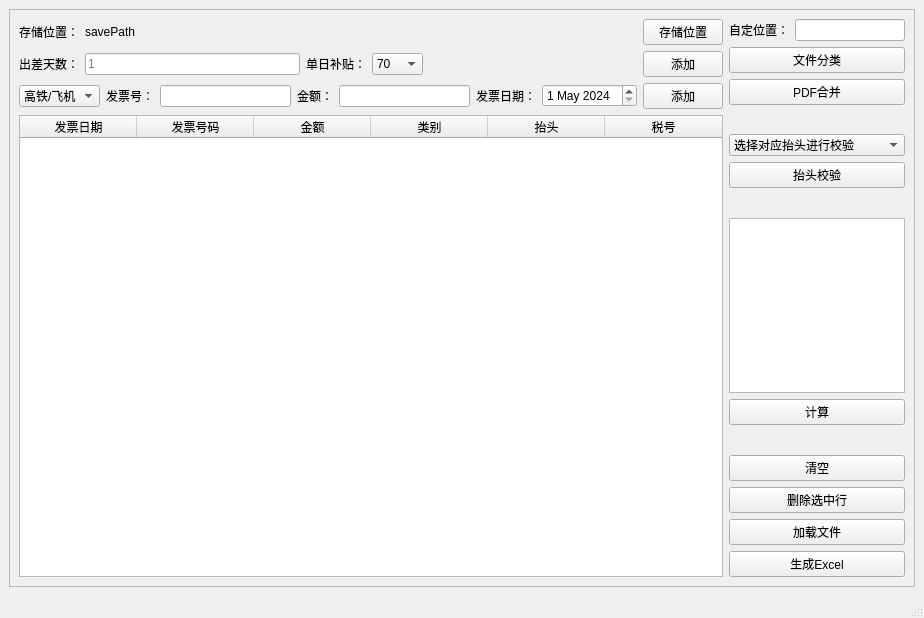
<?xml version="1.0" encoding="UTF-8"?>
<ui version="4.0">
 <class>MainWindow</class>
 <widget class="QMainWindow" name="MainWindow">
  <property name="geometry">
   <rect>
    <x>0</x>
    <y>0</y>
    <width>924</width>
    <height>618</height>
   </rect>
  </property>
  <property name="windowTitle">
   <string>差旅费记录</string>
  </property>
  <property name="toolButtonStyle">
   <enum>Qt::ToolButtonIconOnly</enum>
  </property>
  <widget class="QWidget" name="centralwidget">
   <layout class="QHBoxLayout" name="horizontalLayout_4">
    <item>
     <widget class="QFrame" name="frame">
      <property name="styleSheet">
       <string notr="true"/>
      </property>
      <property name="frameShape">
       <enum>QFrame::StyledPanel</enum>
      </property>
      <property name="frameShadow">
       <enum>QFrame::Raised</enum>
      </property>
      <layout class="QHBoxLayout" name="horizontalLayout_5" stretch="8,2">
       <item>
        <layout class="QVBoxLayout" name="verticalLayout_2">
         <item>
          <layout class="QHBoxLayout" name="horizontalLayout_2">
           <item>
            <widget class="QLabel" name="label_6">
             <property name="text">
              <string>存储位置：</string>
             </property>
            </widget>
           </item>
           <item>
            <widget class="QLabel" name="savePath">
             <property name="text">
              <string>savePath</string>
             </property>
            </widget>
           </item>
           <item>
            <spacer name="horizontalSpacer">
             <property name="orientation">
              <enum>Qt::Horizontal</enum>
             </property>
             <property name="sizeType">
              <enum>QSizePolicy::Expanding</enum>
             </property>
             <property name="sizeHint" stdset="0">
              <size>
               <width>10</width>
               <height>20</height>
              </size>
             </property>
            </spacer>
           </item>
           <item>
            <widget class="QPushButton" name="savePathSelect">
             <property name="text">
              <string>存储位置</string>
             </property>
            </widget>
           </item>
          </layout>
         </item>
         <item>
          <layout class="QHBoxLayout" name="horizontalLayout_3">
           <item>
            <widget class="QLabel" name="label_4">
             <property name="text">
              <string>出差天数：</string>
             </property>
            </widget>
           </item>
           <item>
            <widget class="QLineEdit" name="diffDays">
             <property name="placeholderText">
              <string>1</string>
             </property>
            </widget>
           </item>
           <item>
            <widget class="QLabel" name="label_3">
             <property name="text">
              <string>单日补贴：</string>
             </property>
            </widget>
           </item>
           <item>
            <widget class="QComboBox" name="diffAllowance">
             <property name="currentIndex">
              <number>0</number>
             </property>
             <item>
              <property name="text">
               <string>70</string>
              </property>
             </item>
             <item>
              <property name="text">
               <string>100</string>
              </property>
             </item>
            </widget>
           </item>
           <item>
            <spacer name="horizontalSpacer_2">
             <property name="orientation">
              <enum>Qt::Horizontal</enum>
             </property>
             <property name="sizeHint" stdset="0">
              <size>
               <width>40</width>
               <height>20</height>
              </size>
             </property>
            </spacer>
           </item>
           <item>
            <widget class="QPushButton" name="diffAdd">
             <property name="text">
              <string>添加</string>
             </property>
            </widget>
           </item>
          </layout>
         </item>
         <item>
          <layout class="QHBoxLayout" name="horizontalLayout">
           <item>
            <widget class="QComboBox" name="invoiceType">
             <item>
              <property name="text">
               <string>高铁/飞机</string>
              </property>
             </item>
             <item>
              <property name="text">
               <string>市内交通</string>
              </property>
             </item>
             <item>
              <property name="text">
               <string>住宿</string>
              </property>
             </item>
            </widget>
           </item>
           <item>
            <widget class="QLabel" name="label_2">
             <property name="text">
              <string>发票号：</string>
             </property>
            </widget>
           </item>
           <item>
            <widget class="QLineEdit" name="invoiceNum"/>
           </item>
           <item>
            <widget class="QLabel" name="label">
             <property name="text">
              <string>金额：</string>
             </property>
            </widget>
           </item>
           <item>
            <widget class="QLineEdit" name="invoiceAmount"/>
           </item>
           <item>
            <widget class="QLabel" name="label_8">
             <property name="text">
              <string>发票日期：</string>
             </property>
            </widget>
           </item>
           <item>
            <widget class="QDateEdit" name="invoiceDate">
             <property name="dateTime">
              <datetime>
               <hour>0</hour>
               <minute>0</minute>
               <second>0</second>
               <year>2024</year>
               <month>5</month>
               <day>1</day>
              </datetime>
             </property>
             <property name="date">
              <date>
               <year>2024</year>
               <month>5</month>
               <day>1</day>
              </date>
             </property>
            </widget>
           </item>
           <item>
            <widget class="QPushButton" name="invoiceAdd">
             <property name="text">
              <string>添加</string>
             </property>
            </widget>
           </item>
          </layout>
         </item>
         <item>
          <widget class="QTableWidget" name="dataSheet">
           <property name="lineWidth">
            <number>1</number>
           </property>
           <attribute name="horizontalHeaderDefaultSectionSize">
            <number>117</number>
           </attribute>
           <column>
            <property name="text">
             <string>发票日期</string>
            </property>
           </column>
           <column>
            <property name="text">
             <string>发票号码</string>
            </property>
           </column>
           <column>
            <property name="text">
             <string>金额</string>
            </property>
           </column>
           <column>
            <property name="text">
             <string>类别</string>
            </property>
           </column>
           <column>
            <property name="text">
             <string>抬头</string>
            </property>
           </column>
           <column>
            <property name="text">
             <string>税号</string>
            </property>
           </column>
          </widget>
         </item>
        </layout>
       </item>
       <item>
        <layout class="QVBoxLayout" name="verticalLayout_5">
         <item>
          <layout class="QGridLayout" name="gridLayout">
           <item row="2" column="0" colspan="2">
            <widget class="QPushButton" name="pdfMergeBtn">
             <property name="text">
              <string>PDF合并</string>
             </property>
            </widget>
           </item>
           <item row="0" column="1">
            <widget class="QLineEdit" name="diffName">
             <property name="placeholderText">
              <string/>
             </property>
            </widget>
           </item>
           <item row="0" column="0">
            <widget class="QLabel" name="label_9">
             <property name="text">
              <string>自定位置：</string>
             </property>
            </widget>
           </item>
           <item row="3" column="0" colspan="2">
            <spacer name="verticalSpacer_2">
             <property name="orientation">
              <enum>Qt::Vertical</enum>
             </property>
             <property name="sizeHint" stdset="0">
              <size>
               <width>20</width>
               <height>40</height>
              </size>
             </property>
            </spacer>
           </item>
           <item row="1" column="0" colspan="2">
            <widget class="QPushButton" name="docSaveByTypeBtn">
             <property name="text">
              <string>文件分类</string>
             </property>
            </widget>
           </item>
           <item row="5" column="0" colspan="2">
            <widget class="QPushButton" name="invHVerBtn">
             <property name="text">
              <string>抬头校验</string>
             </property>
            </widget>
           </item>
           <item row="4" column="0" colspan="2">
            <widget class="QComboBox" name="invHList">
             <item>
              <property name="text">
               <string>选择对应抬头进行校验</string>
              </property>
             </item>
            </widget>
           </item>
          </layout>
         </item>
         <item>
          <spacer name="verticalSpacer">
           <property name="orientation">
            <enum>Qt::Vertical</enum>
           </property>
           <property name="sizeHint" stdset="0">
            <size>
             <width>20</width>
             <height>40</height>
            </size>
           </property>
          </spacer>
         </item>
         <item>
          <layout class="QVBoxLayout" name="verticalLayout">
           <item>
            <widget class="QTextBrowser" name="diffCalDisplay">
             <property name="html">
              <string>&lt;!DOCTYPE HTML PUBLIC &quot;-//W3C//DTD HTML 4.0//EN&quot; &quot;http://www.w3.org/TR/REC-html40/strict.dtd&quot;&gt;
&lt;html&gt;&lt;head&gt;&lt;meta name=&quot;qrichtext&quot; content=&quot;1&quot; /&gt;&lt;style type=&quot;text/css&quot;&gt;
p, li { white-space: pre-wrap; }
&lt;/style&gt;&lt;/head&gt;&lt;body style=&quot; font-family:'SimSun'; font-size:9pt; font-weight:400; font-style:normal;&quot;&gt;
&lt;p style=&quot;-qt-paragraph-type:empty; margin-top:0px; margin-bottom:0px; margin-left:0px; margin-right:0px; -qt-block-indent:0; text-indent:0px;&quot;&gt;&lt;br /&gt;&lt;/p&gt;&lt;/body&gt;&lt;/html&gt;</string>
             </property>
            </widget>
           </item>
           <item>
            <widget class="QPushButton" name="diffCal">
             <property name="text">
              <string>计算</string>
             </property>
            </widget>
           </item>
          </layout>
         </item>
         <item>
          <spacer name="verticalSpacer_3">
           <property name="orientation">
            <enum>Qt::Vertical</enum>
           </property>
           <property name="sizeHint" stdset="0">
            <size>
             <width>20</width>
             <height>40</height>
            </size>
           </property>
          </spacer>
         </item>
         <item>
          <layout class="QVBoxLayout" name="verticalLayout_3">
           <item>
            <widget class="QPushButton" name="clearAll">
             <property name="text">
              <string>清空</string>
             </property>
            </widget>
           </item>
           <item>
            <widget class="QPushButton" name="delRow">
             <property name="text">
              <string>删除选中行</string>
             </property>
            </widget>
           </item>
           <item>
            <widget class="QPushButton" name="fileLoad">
             <property name="text">
              <string>加载文件</string>
             </property>
            </widget>
           </item>
           <item>
            <widget class="QPushButton" name="excelCreate">
             <property name="text">
              <string>生成Excel</string>
             </property>
            </widget>
           </item>
          </layout>
         </item>
        </layout>
       </item>
      </layout>
     </widget>
    </item>
   </layout>
  </widget>
  <widget class="QStatusBar" name="statusbar">
   <property name="enabled">
    <bool>true</bool>
   </property>
   <property name="sizeGripEnabled">
    <bool>true</bool>
   </property>
  </widget>
 </widget>
 <resources/>
 <connections/>
</ui>
